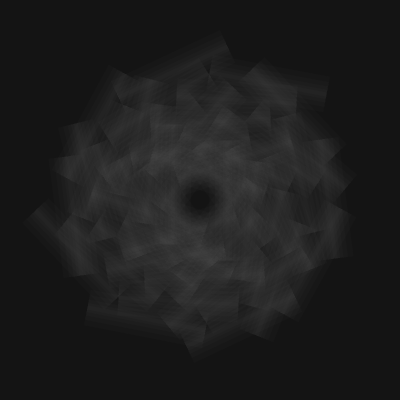
Frame 1 (no input)
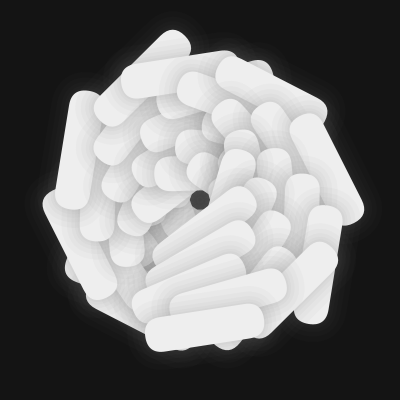
Frame 60 (the mouse pressed at the canvas centre just before this capture)
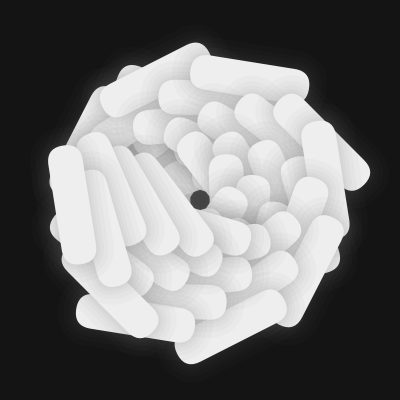
Frame 120 (the mouse held since frame 60 and released just before this capture)

The Processing sketch that drew these frames (run headless with seeded random() and noise(); from frame 60 on, the mouse is pressed at the canvas centre):

// Processing sketch: processing_134189
// ── processing_134189.pde

int num = 50;
float r, inc, corner, sz;
boolean effectOn, effect=true;

void setup() {
  size(400, 400);
  rectMode(CENTER);
  r = TWO_PI/num;
}

void draw() {
  background(20);
  fill(230);

  pushMatrix();
  translate(width/2, height/2);
  rotate(inc);

  for (int i=0; i<num; i++) {
    pushMatrix();
    rotate(i*r);
    shadowRect(27+(i%5)*25, (i%4)*15, 120, sz, #eeeeee, #606060, effect);
    popMatrix();
  }
  popMatrix();
 
  corner = 50;  
  sz = map(sin(inc*4),-1,1,25,50);

  inc += 0.0523/2;
  
}

void shadowRect(float x, float y, float h, float w, color fillCol, color glowCol, boolean effectOn) {
  noFill();
  if (effectOn) {
    for (int i=0; i<5; i++) {
      strokeWeight((2+i)*(2+i));
      stroke(glowCol, 10);
      rect(x, y, w, h, corner);
    }
  }
  fill(fillCol);
  noStroke();
  rect(x, y, w, h, corner);
}
